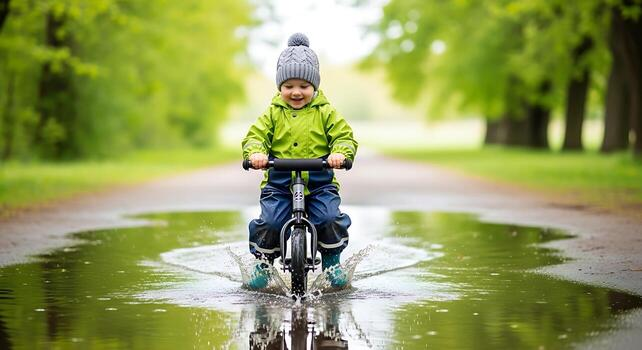
#> input picture happyimage.jpg, 642 x 350 px
$ jupyter execute filter.pynb.ipynb   (older library calls are emulated)
#> lines starting #> are read from the running program, lines starting #| are printed output that depends on the picture
[cell 1]
import cv2
import matplotlib.pyplot as plt
import numpy as np

[cell 2]
img = cv2.imread("happyimage.jpg")
#> img is the input picture: shape (350, 642, 3); mean B, G, R 92.3, 154.9, 145.9

[cell 3]
image2 = cv2.cvtColor(img, cv2.COLOR_BGR2RGB)
plt.imshow(image2)
plt.title("Original Image")
plt.axis("off")
plt.show()

[cell 4]
kernel = np.ones((11,11),np.float32)/121
average = cv2.filter2D(image2,-1,kernel)
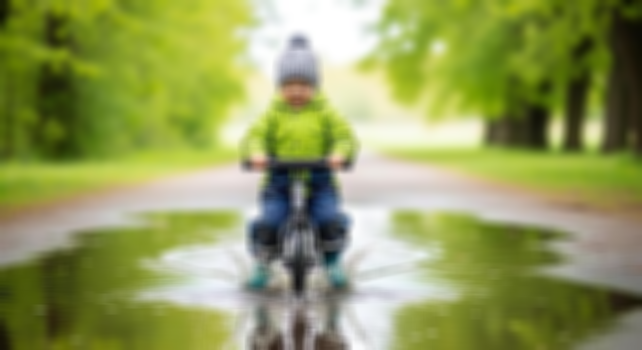
#> average: shape (350, 642, 3); mean R, G, B 145.9, 154.9, 92.3

plt.imshow(average)
plt.title("Average Filter")
plt.axis("off")
plt.show()

[cell 5]
kernel1 = np.array([[1,2,1],[2,4,2],[1,2,1]])/16
weighted = cv2.filter2D(image2,-1,kernel1)

plt.imshow(weighted)
plt.title("Weighted Average Filter")
plt.axis("off")
plt.show()

[cell 6]
gaussian = cv2.GaussianBlur(image2,(33,33),0)

plt.imshow(gaussian)
plt.title("Gaussian Filter")
plt.axis("off")
plt.show()

[cell 7]
median = cv2.medianBlur(image2,13)
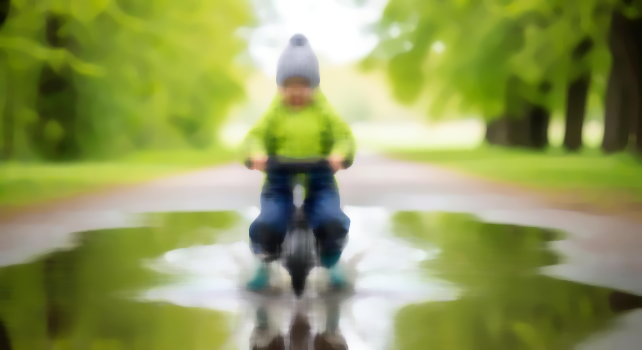
#> median: shape (350, 642, 3); mean R, G, B 145.9, 155, 91.9

plt.imshow(median)
plt.title("Median Filter")
plt.axis("off")
plt.show()

[cell 8]
kernel2 = np.array([[-1,-1,-1],[2,-2,1],[2,1,-1]])
lap_kernel = cv2.filter2D(image2,-1,kernel2)
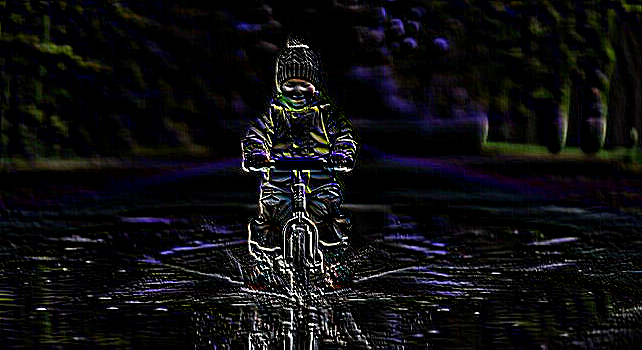
#> lap_kernel: shape (350, 642, 3); mean R, G, B 14.4, 14.2, 15.9

plt.imshow(lap_kernel)
plt.title("Laplacian Kernel")
plt.axis("off")
plt.show()

[cell 9]
gray = cv2.cvtColor(image2,cv2.COLOR_RGB2GRAY)
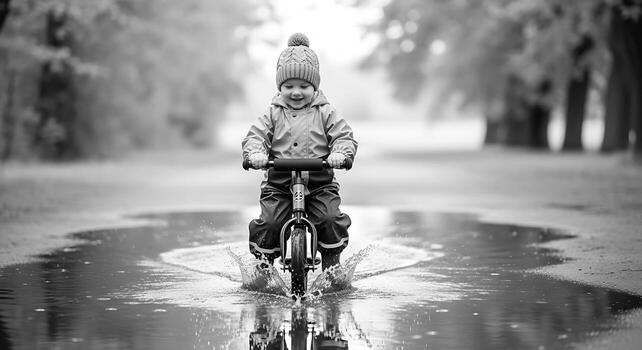
#> gray: shape (350, 642); min 0, max 255, mean 145.1
laplacian = cv2.Laplacian(gray,cv2.CV_64F)
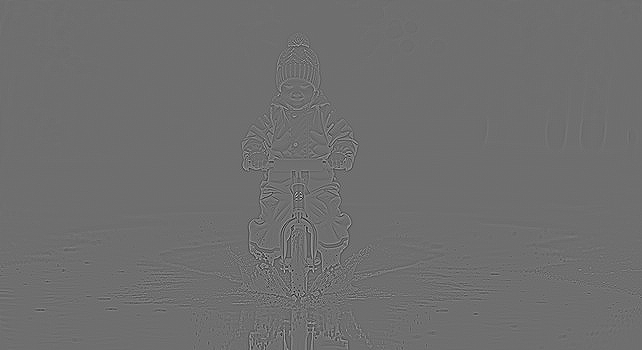
#> laplacian: shape (350, 642) float64; min -510, max 662, mean 0; drawn with min black and max white

plt.imshow(laplacian,cmap='gray')
plt.title("Laplacian Operator")
plt.axis("off")
plt.show()

[cell 10]
plt.figure(figsize=(12,12))

images = [image2,average,weighted,gaussian,median,lap_kernel,laplacian]
titles = ["Original","Average","Weighted Average","Gaussian","Median","Laplacian Kernel","Laplacian Operator"]

for i in range(7):
    plt.subplot(3,3,i+1)
    plt.imshow(images[i],cmap='gray' if i==6 else None)
    plt.title(titles[i])
    plt.axis("off")

plt.tight_layout()
plt.show()
